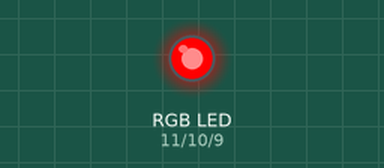
Recording of a sketch running on a simulated Arduino Uno, built with avr-gcc and run on an emulated ATmega328P. On the bench: an RGB LED mixed from three pins (HIGH = lit).

Above: at 0.5 s.
At 2.5 s:
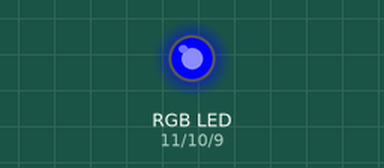
At 3.5 s:
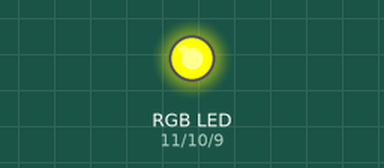
At 4.5 s:
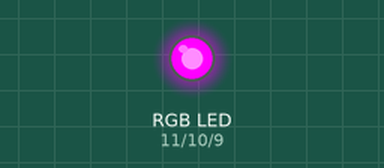
At 6.5 s:
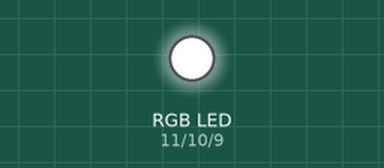
At 8.5 s:
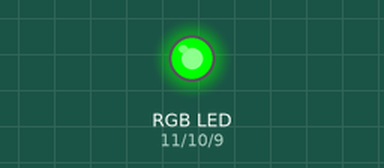
Timing chart, 0 to 9.1 s (numbered marks = the images above):
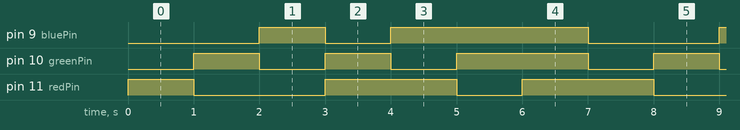

The sketch:

Task_2__-__RGB__7_Colours.ino
```cpp
int redPin = 11;   // Red pin of RGB LED connected to digital pin 11
int greenPin = 10; // Green pin of RGB LED connected to digital pin 10
int bluePin = 9;   // Blue pin of RGB LED connected to digital pin 9

void setup() {
  pinMode(redPin, OUTPUT);   // Set red pin as output
  pinMode(greenPin, OUTPUT); // Set green pin as output
  pinMode(bluePin, OUTPUT);  // Set blue pin as output
}

void loop() {
  // Red color
  digitalWrite(redPin, HIGH);
  digitalWrite(greenPin, LOW);
  digitalWrite(bluePin, LOW);
  delay(1000);

  // Green color
  digitalWrite(redPin, LOW);
  digitalWrite(greenPin, HIGH);
  digitalWrite(bluePin, LOW);
  delay(1000);

  // Blue color
  digitalWrite(redPin, LOW);
  digitalWrite(greenPin, LOW);
  digitalWrite(bluePin, HIGH);
  delay(1000);

  // Yellow color
  digitalWrite(redPin, HIGH);
  digitalWrite(greenPin, HIGH);
  digitalWrite(bluePin, LOW);
  delay(1000);

  // Magenta color
  digitalWrite(redPin, HIGH);
  digitalWrite(greenPin, LOW);
  digitalWrite(bluePin, HIGH);
  delay(1000);

  // Cyan color
  digitalWrite(redPin, LOW);
  digitalWrite(greenPin, HIGH);
  digitalWrite(bluePin, HIGH);
  delay(1000);

  // White color
  digitalWrite(redPin, HIGH);
  digitalWrite(greenPin, HIGH);
  digitalWrite(bluePin, HIGH);
  delay(1000);
}
```

Measured:
- by itself, pin 9 (bluePin): repeats every 7.0 s: LOW 1.0 s, HIGH 3.0 s, LOW 2.0 s, HIGH 1.0 s
- by itself, pin 10 (greenPin): repeats every 7.0 s: LOW 1.0 s, HIGH 1.0 s, LOW 1.0 s, HIGH 2.0 s, LOW 1.0 s, HIGH 1.0 s
- by itself, pin 11 (redPin): repeats every 7.0 s: LOW 2.0 s, HIGH 2.0 s, LOW 1.0 s, HIGH 2.0 s
